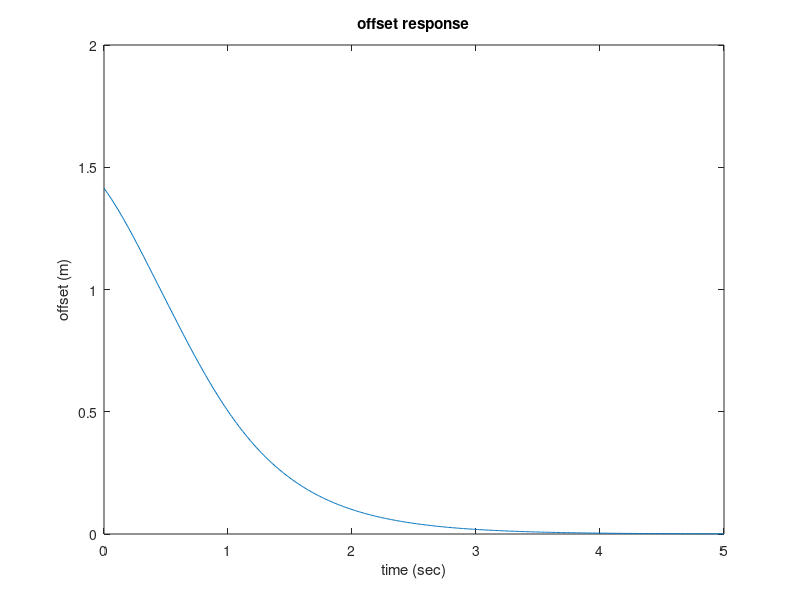
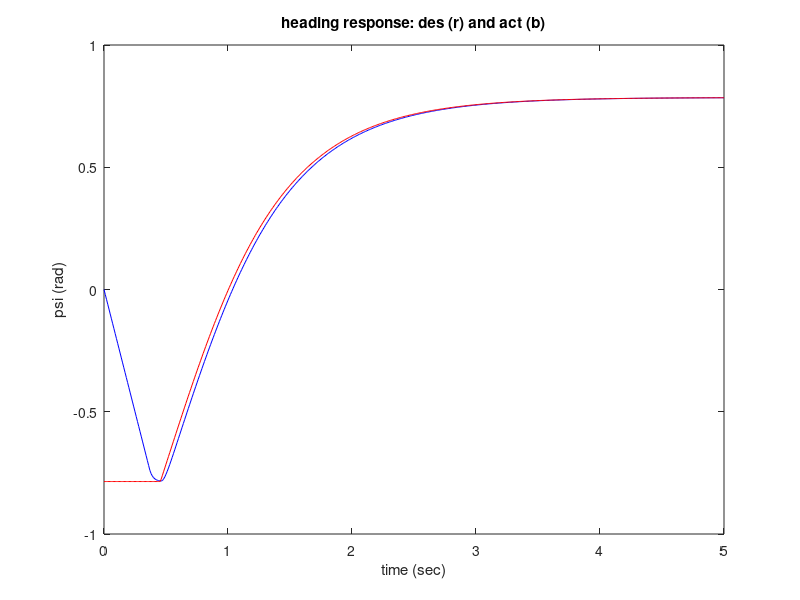
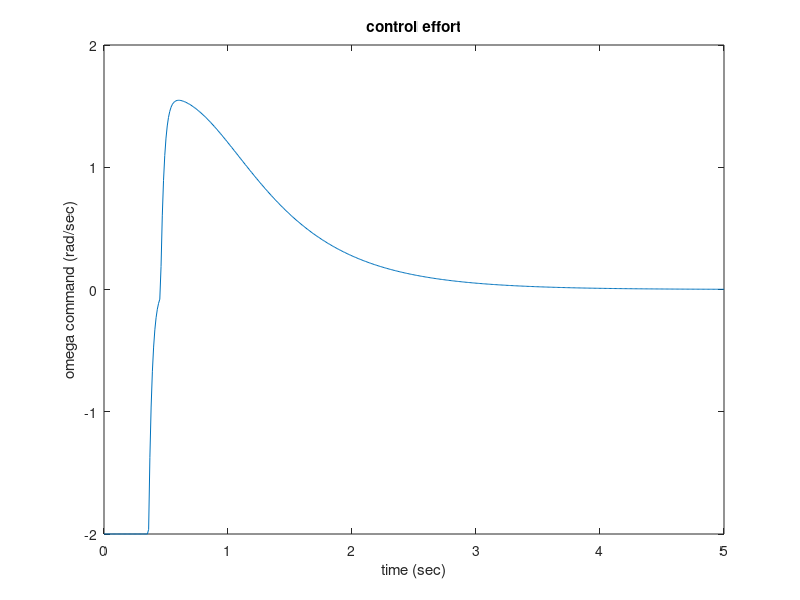
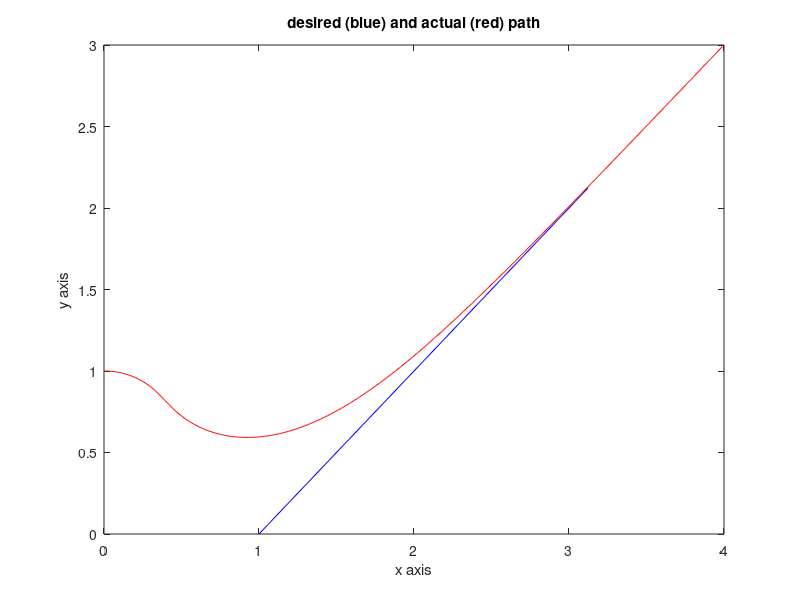

These charts were generated, in order, by the following MATLAB code:
%apply nonlinear steering algorithm to nonlinear robot kinematics

%steering simulation, 2nd order
%assumes can command (and achieve) an arbitrary spin-rate command, omega,
%instantaneously, although limited to max (saturation) spin rate commands
%Assume constant speed, v

%Assume desired direction of motion is a line at angle psi_des passing
%through point x_start:
xy_start_coords = [1;0];
%choose direction for desired path segment
psi_path_seg = pi/4; %45-deg angle
t_hat = [cos(psi_path_seg);sin(psi_path_seg)]; %vector parallel to direction of desired path
%nhat is vector normal to desired direction of motion; used for computation
%of offset; n_hat = Rot_about_z(pi/2)*t_hat
n_hat = [0 -1; 1 0]*t_hat; %

%Controller should null out displacement from desired path and should null out
%heading error; displacement is measured positive to the "left" when facing
%along the path in the desired direction of travel

%control parameters:
d_threshold = 1.0; %decide where to begin transition from perpendicular approach to sloped convergence
K_omega = 30.0; % gain for correcting heading...experiment with this value
omega_sat = 2.0; %max rads/sec

%simulate robot motion w/ x_vec defined as [x;y] and heading is psi
%choose initial conditions: x,y,psi:
x0 = 0;
y0 = 1;
psi0 = 0;

%specify forward speed, v:
v = 1; %1m/sec;  note that should change gains if change speed

%create some arrays to store simulation results
d_history = []; 
psi_history = [];
psi_des_history = [];
t_history = [];
u_history= []; %save history of omega commands as well
x_history = [];
y_history = [];
xy_robot_coords = [x0;y0]; % initialize variables
psi_robot = psi0;
x_dot = [0;0]; %compute these terms to integrate differential equations
omega_cmd = 0;
t=0; %time starts at zero
dt = 0.01; %choose time step for simulation
t_final = 5; %choose simulation duration
for t = 0:dt:t_final
    %compute appropriate heading as a function of offset:
    
    %compute the offset error:
    d = (xy_robot_coords-xy_start_coords)'*n_hat;
    if d> d_threshold %if far to the left of the path, heading should point toward the path
        psi_des = psi_path_seg-pi/2; %this heading is perpendicular to the path, pointing towards the path
    elseif d< -d_threshold %same thing if offset too far to the right--point towards path
        psi_des = psi_path_seg+pi/2;
    else %if offset is not large, make the heading gradually parallel to the path;
        psi_des = psi_path_seg-(pi/2)*d/d_threshold;  % heading offset proportional to displacement offset
    end
    
    psi_err = psi_robot-psi_des; %compare the current robot heading to the scheduled heading
    if psi_err > pi  %express heading error in range -pi to pi
        psi_err = psi_err-2*pi;
    end
    if psi_err < -pi
        psi_err = psi_err+2*pi
    end
    
    %feedback to coerce robot heading to conform to scheduled heading
    omega_cmd = -K_omega*psi_err;  %linear control law-> omega_cmd
    %limit the spin command to the legal range
    if omega_cmd > omega_sat
        omega_cmd = omega_sat
    elseif omega_cmd < -omega_sat
        omega_cmd = -omega_sat
    end
    
    %store incremental results for post plotting
    t_history=[t_history,t];
    d_history = [d_history,d];
    x_history = [x_history,xy_robot_coords(1)];
    y_history = [y_history,xy_robot_coords(2)];
    psi_history = [psi_history,psi_robot];
    u_history = [u_history,omega_cmd];
    psi_des_history=[psi_des_history,psi_des];
  
    %differential robot kinematics:
    psidot = omega_cmd;
    xdot = v*cos(psi_robot);
    ydot = v*sin(psi_robot);
    
    %Euler one-step integration:
    psi_robot = psi_robot+psidot*dt;
    %force heading into range -pi to pi
    if psi_robot >pi
        psi_robot = psi_robot-2*pi;
    end
    if psi_robot< -pi
        psi_robot = psi_robot+2*pi;
    end
    %Euler one-step for x and y updates:
    xy_robot_coords = xy_robot_coords + [xdot;ydot]*dt;

end
figure(1)
plot(t_history,d_history)
xlabel('time (sec)')
ylabel('offset (m)')
title('offset response')
figure(2)
plot(t_history,psi_history,'b',t_history,psi_des_history,'r')
xlabel('time (sec)')
ylabel('psi (rad)')
title('heading response: des (r) and act (b)')
figure(3)
plot(t_history,u_history)
xlabel('time (sec)')
ylabel('omega command (rad/sec)')
title('control effort')
figure(4)
%plot the desired path...
xdes_vec = [xy_start_coords(1),xy_start_coords(1)+t_hat(1)*3];
ydes_vec = [xy_start_coords(2),xy_start_coords(2)+t_hat(2)*3];
plot(xdes_vec,ydes_vec,'b',x_history,y_history,'r')
xlabel('x axis')
ylabel('y axis')
title('desired (blue) and actual (red) path')
